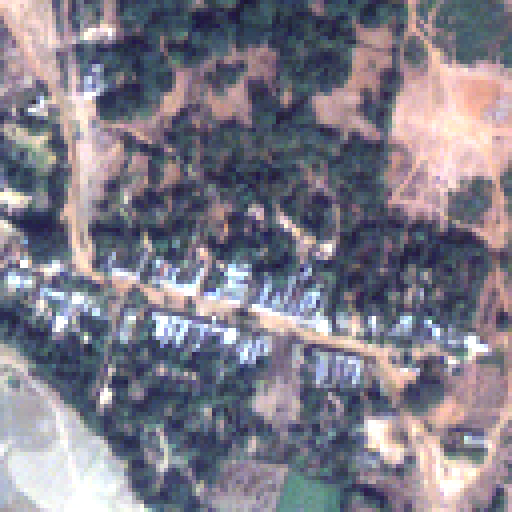
%> input picture Test Images/MS.bmp, 512 x 512 px
$ octave FusionScriptByHussam.m   (GNU Octave 9; MATLAB toolbox functions it lacks are replaced by stand-ins)
%> lines starting %> are read from the running program, lines starting %| are printed output that depends on the picture
clc;
clear all;
close all;

%% Read panchromatic Image
[file, path]=uigetfile('*','Select PAN Image');
%> the answer given: Test Images/MS.bmp
I1=imresize(imread(strcat(path,file)),[512 512]);
%> I1 is the input picture: size 512x512x3 uint8; mean R, G, B 128, 124.8, 137.1
if(numel(size(I1))>=3)
  I1=rgb2gray(I1);
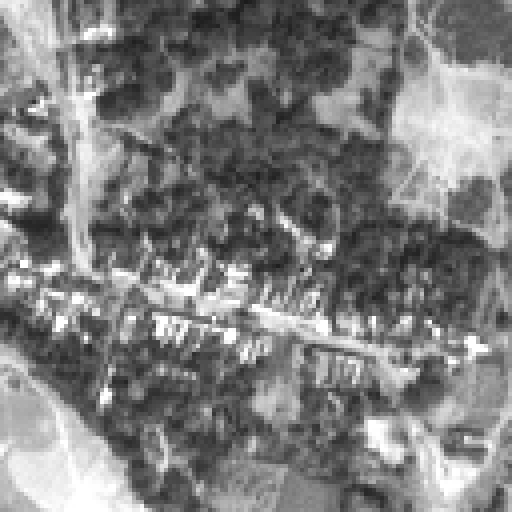
%> I1: size 512x512 uint8; min 27, max 255, mean 127.1
end
%% Read Multi spectral Image
[file, path]=uigetfile('*','Select Multi-Spectral Image');
%> the answer given: Test Images/pan.bmp
I2=imresize(imread(strcat(path,file)),[256 256]);
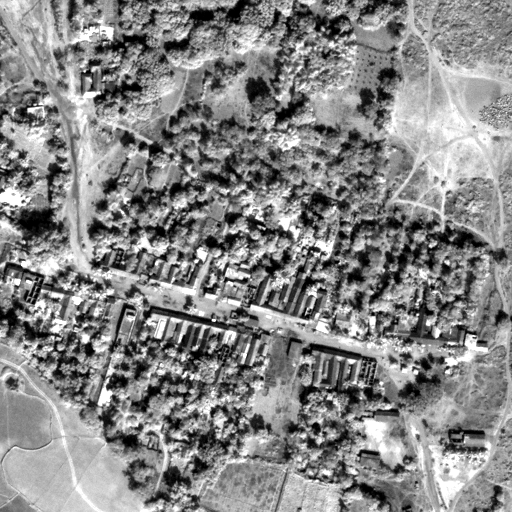
%> input picture Test Images/pan.bmp, 512 x 512 px
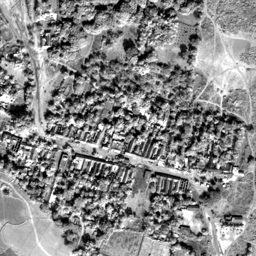
%> I2: size 256x256 uint8; min 0, max 255, mean 134.3
figure,
subplot(1,2,1),imshow(I1);title('pan Image')
subplot(1,2,2),imshow(I2);title('Spectral Image')
%% Upsampling
I2=imresize(I2,2);
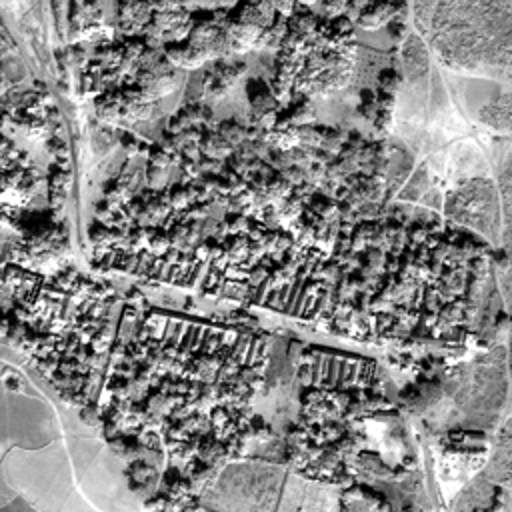
%> I2: size 512x512 uint8; min 0, max 255, mean 134.3; mean of the top-left, top-right, bottom-left and bottom-right quarters 129.4, 139.5, 136.4, 132
%% UDWT
Ia1=im2double(I1);
Ia2=im2double(I2);
% Pan
%> (the run ends here)
